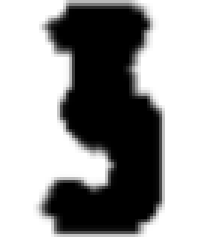
#> input picture prototype/3.png, 66 x 84 px (shown 3 times larger)
$ jupyter execute --allow-errors svm_recognition.ipynb   (shell and % lines are left out)
#> lines starting #> are read from the running program, lines starting #| are printed output that depends on the picture
[cell 1]
import numpy as np # linear algebra
import pandas as pd # data processing, CSV file I/O (e.g. pd.read_csv)
import matplotlib
import matplotlib.pyplot as plt

#> (a cell that did not finish here is left out)

#> (a cell that did not finish here is left out)

#> (a cell that did not finish here is left out)

#> (a cell that did not finish here is left out)

[cell 6]
from sklearn.neighbors import KNeighborsClassifier

knn = KNeighborsClassifier( n_neighbors=3)

# train the classifier
#> (the rest of this cell did not finish here and is left out)

[cell 7]
from PIL import Image
import cv2
test1 = Image.open("3.png")
#> test1 is the input picture: PIL image 66x84 RGBA; mean R, G, B, A 157.4, 157.4, 157.4, 255
test1 = test1.resize((28, 28))
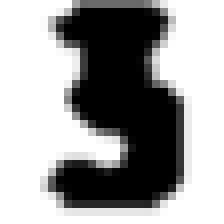
#> test1: PIL image 28x28 RGBA (shown 8 times larger); mean R, G, B, A 157.3, 157.3, 157.3, 255
plt.imshow(test1)
plt.show()

[cell 8]
number = 9

img = test1.convert('L')

#print np.array(img)
img_arr = np.array(img)

#print img_arr.flatten()

WIDTH, HEIGHT = img.size
#> WIDTH = 28; HEIGHT = 28

data = list(img.getdata()) # convert image data to a list of integers
#> data = 784 values, max 255 at index 0, min 0 at index 38, mean 157.3
# convert that to 2D list (list of lists of integers)
data = [data[offset:offset+WIDTH] for offset in range(0, WIDTH*HEIGHT, WIDTH)]
#> data = 28 items

# At this point the image's pixels are all in memory and can be accessed
# individually using data[row][col].

# For example:
# for row in data:
#     print(' '.join('{:3}'.format(value) for value in row))
data = np.array(data)
data = data.flatten().reshape(1, -1)
data.shape
#> Out = (1, 784)

#> (a cell that did not finish here is left out)

[cell 10]
import matplotlib.pyplot as plt

# Import datasets, classifiers and performance metrics
from sklearn import datasets, svm, metrics
from sklearn.model_selection import train_test_split

[cell 11]
digits = datasets.load_digits()

_, axes = plt.subplots(nrows=1, ncols=4, figsize=(10, 3))
for ax, image, label in zip(axes, digits.images, digits.target):
    ax.set_axis_off()
    ax.imshow(image, cmap=plt.cm.gray_r, interpolation="nearest")
    ax.set_title("Training: %i" % label)
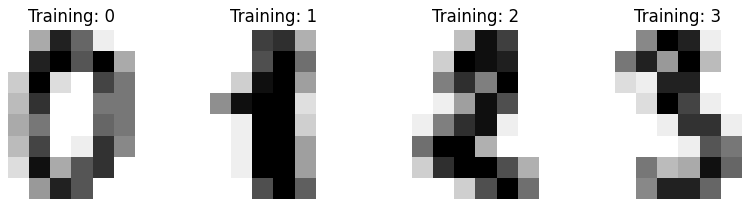
#> figure drawn by matplotlib, 4 panels

[cell 12]
# flatten the images
n_samples = len(digits.images)
data = digits.images.reshape((n_samples, -1))

# Create a classifier: a support vector classifier
clf = svm.SVC(gamma=0.001)

# Split data into 50% train and 50% test subsets
X_train, X_test, y_train, y_test = train_test_split(
    data, digits.target, test_size=0.5, shuffle=False
)

[cell 13]
from PIL import Image
import numpy as np
from sklearn.preprocessing import scale

# Load the image
image = Image.open('3.png')

# Convert to grayscale
image = image.convert('L')

# Resize to 8x8 pixels
image = image.resize((8, 8))
plt.imshow(image)
plt.show()
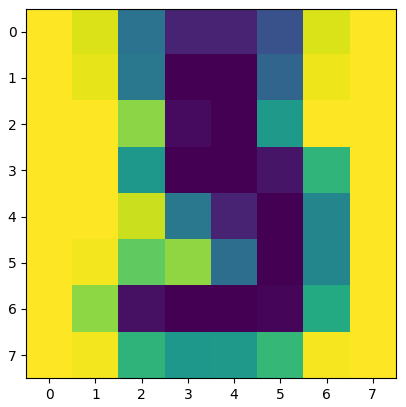
#> figure drawn by matplotlib, 1 panel

[cell 14]
# Flatten the image into a 1-dimensional array
image_array = np.ravel(np.array(image))
#> image_array = 64 values, max 255 at index 0, min 0 at index 11, mean 156
print(image_array.shape)
#| (64,)

image_array = image_array/16
#> image_array = 64 values, max 15.94 at index 0, min 0 at index 11, mean 9.75
image_array = image_array.reshape(1, -1)
image_array.shape
#> Out = (1, 64)

[cell 15]
# Learn the digits on the train subset
clf.fit(X_train, y_train)

[cell 16]
# Predict the value of the digit on the test subset
clf.predict(image_array)
#> Out = [1]

$ run again, with prototype/clockwise_template.png copied over prototype/3.png
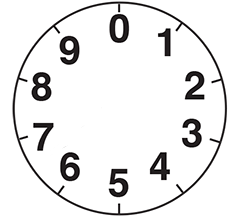
#> input picture prototype/clockwise_template.png, 238 x 223 px
#> test1 is the input picture: PIL image 238x223 RGBA; mean R, G, B, A 153.2, 152.8, 152.9, 172.9
#> test1: PIL image 28x28 RGBA
#> `img = test1.convert('L')`:
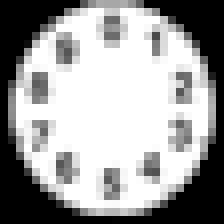
#> img: PIL image 28x28 L (shown 8 times larger); min 0, max 255, mean 157.3
#> `data = list(img.getdata())`: data = 784 values, max 255 at index 39, min 0 at index 0, mean 157.3
#> `data = [data[offset:offset+WIDTH] for offset in range(0, WIDTH*HEIGHT,..`: data = 28 items
#> `plt.show()`:
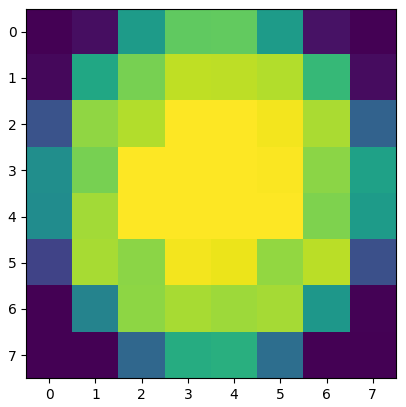
#> figure drawn by matplotlib, 1 panel
#> `image_array = np.ravel(np.array(image))`: image_array = 64 values, max 255 at index 19, min 0 at index 0, mean 156.3
#| (64,)
#> `image_array = image_array/16`: image_array = 64 values, max 15.94 at index 19, min 0 at index 0, mean 9.77
#> `clf.predict(image_array)`: Out = [1]
